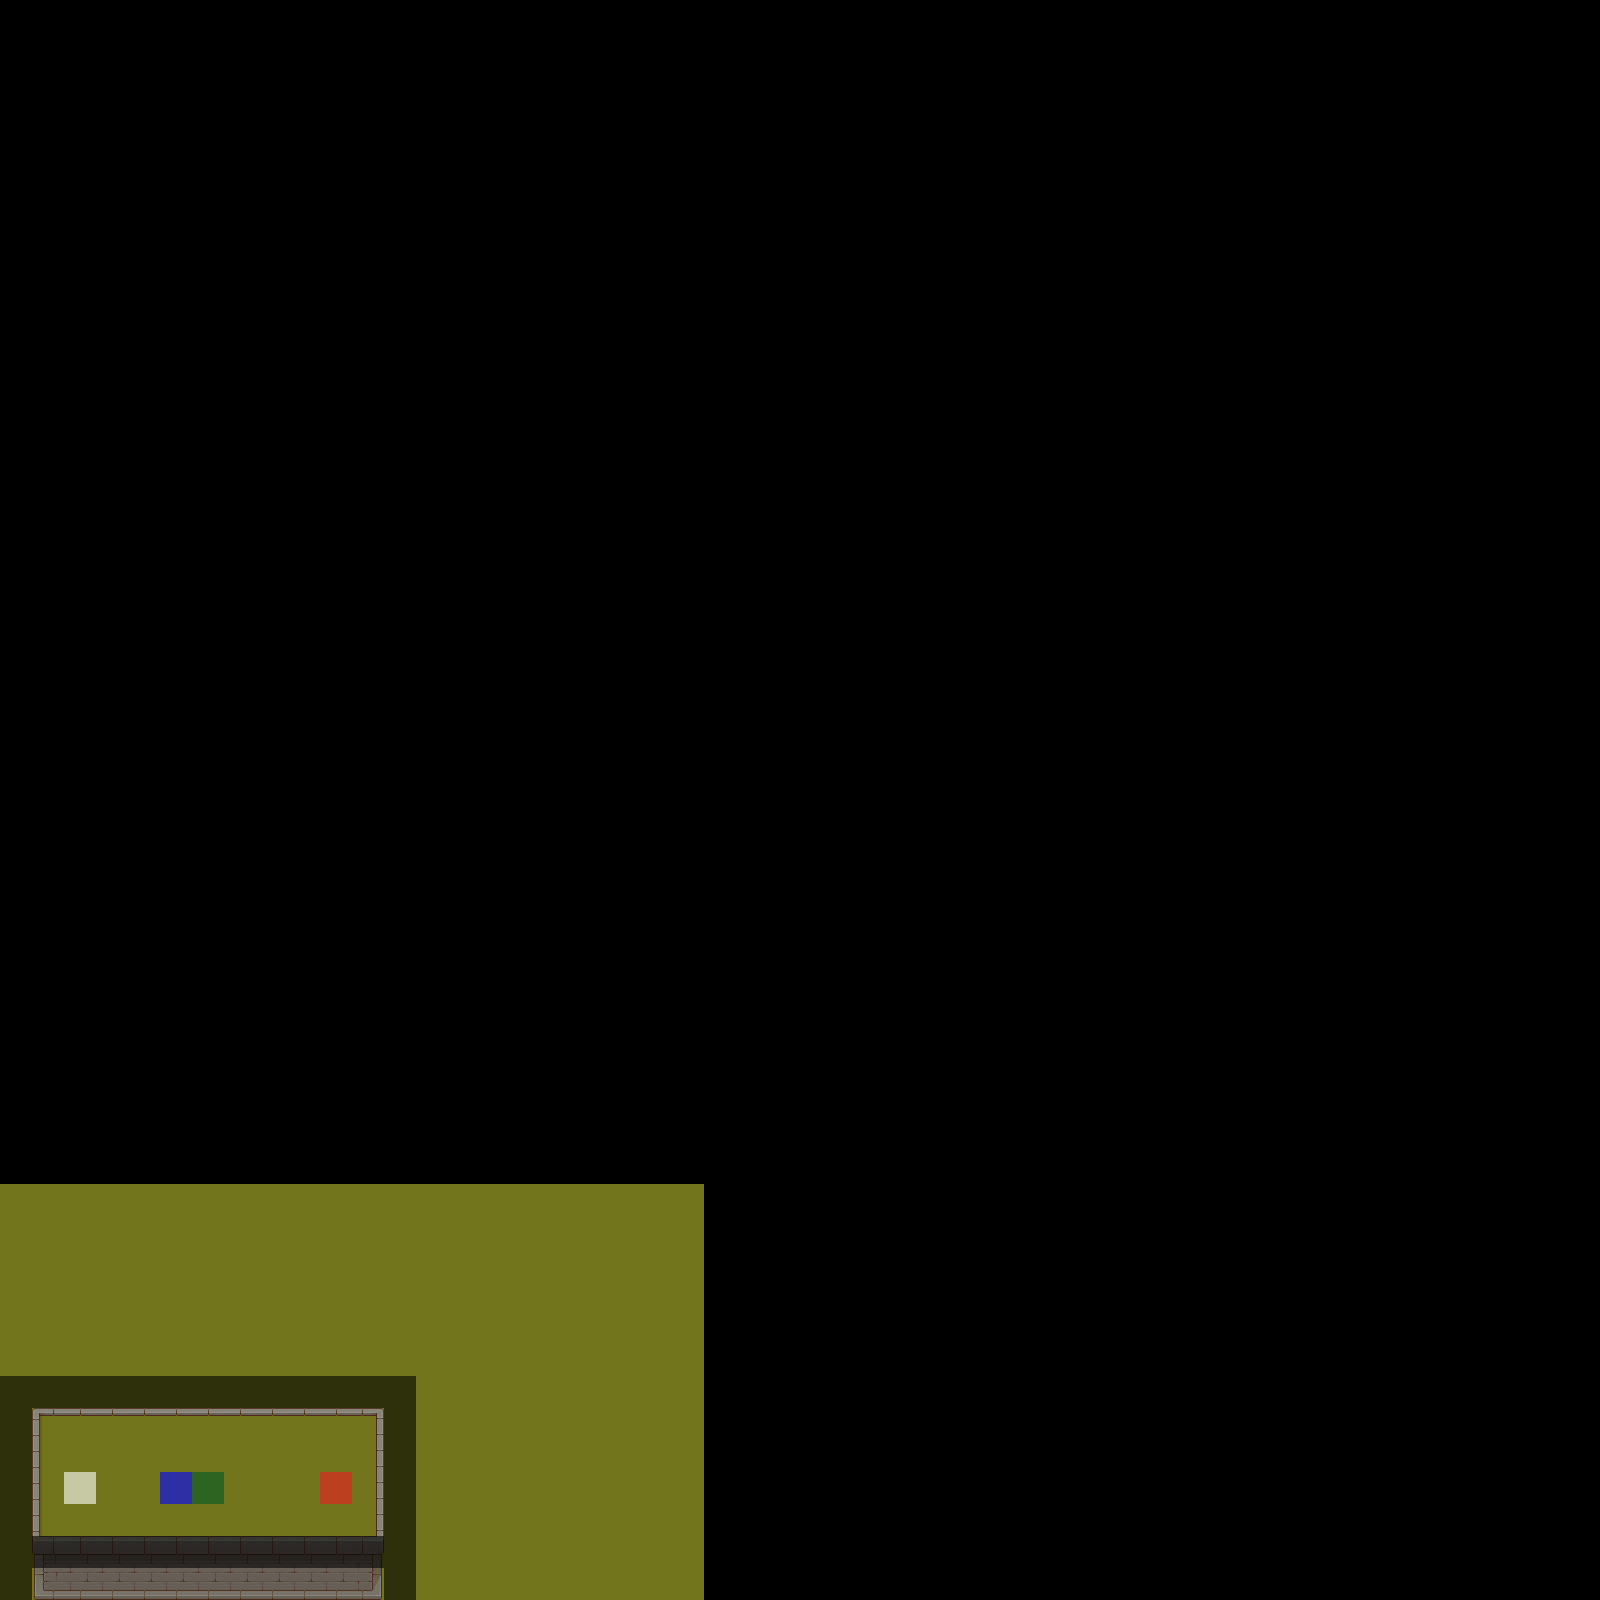

This game map was drawn from its Tiled (.tmx) file and the tilesets committed beside it. A one-line description and the trimmed map source follow:
An orthogonal 50x50 tile map with 32x32 px tiles, 14 tile layers (Grass, Wall, Struct, Props, ...), 4 tilesets.

<map version="1.4" tiledversion="1.4.3" orientation="orthogonal" renderorder="right-down" width="50" height="50" tilewidth="32" tileheight="32" infinite="0" nextlayerid="15" nextobjectid="1">
 <tileset firstgid="1" source="../tsx/TX Tileset Grass.tsx" />
 <tileset firstgid="65" source="../tsx/TX Tileset Wall.tsx" />
 <tileset firstgid="321" source="../tsx/EventFlag.tsx" />
 <tileset firstgid="331" source="../tsx/Flag.tsx" />
 <layer id="1" name="Grass" width="50" height="50">
  <data>[2500 cells, 286 non-empty, 1 distinct tile ids]</data>
 </layer>
 <layer id="10" name="Wall" width="50" height="50">
  <data>[2500 cells, 39 non-empty, 11 distinct tile ids]</data>
 </layer>
 <layer id="11" name="Struct" width="50" height="50">
  <data>[2500 cells, 0 non-empty, 0 distinct tile ids]</data>
 </layer>
 <layer id="5" name="Props" width="50" height="50">
  <data>[2500 cells, 0 non-empty, 0 distinct tile ids]</data>
 </layer>
 <layer id="12" name="Plant" width="50" height="50">
  <data>[2500 cells, 0 non-empty, 0 distinct tile ids]</data>
 </layer>
 <layer id="2" name="Player" width="50" height="50">
  <data>[2500 cells, 1 non-empty, 1 distinct tile ids]</data>
 </layer>
 <layer id="3" name="Box" width="50" height="50">
  <data>[2500 cells, 1 non-empty, 1 distinct tile ids]</data>
 </layer>
 <layer id="4" name="Goal" width="50" height="50">
  <data>[2500 cells, 2 non-empty, 2 distinct tile ids]</data>
 </layer>
 <layer id="7" name="TeleportGate" width="50" height="50">
  <data>[2500 cells, 0 non-empty, 0 distinct tile ids]</data>
 </layer>
 <layer id="14" name="Water" width="50" height="50">
  <data>[2500 cells, 0 non-empty, 0 distinct tile ids]</data>
 </layer>
 <layer id="8" name="Key" width="50" height="50">
  <data>[2500 cells, 0 non-empty, 0 distinct tile ids]</data>
 </layer>
 <layer id="9" name="Door" width="50" height="50">
  <data>[2500 cells, 0 non-empty, 0 distinct tile ids]</data>
 </layer>
 <layer id="6" name="Barrier" width="50" height="50">
  <data>[2500 cells, 36 non-empty, 1 distinct tile ids]</data>
 </layer>
 <layer id="13" name="WaterBarrier" width="50" height="50">
  <data>[2500 cells, 0 non-empty, 0 distinct tile ids]</data>
 </layer>
</map>
